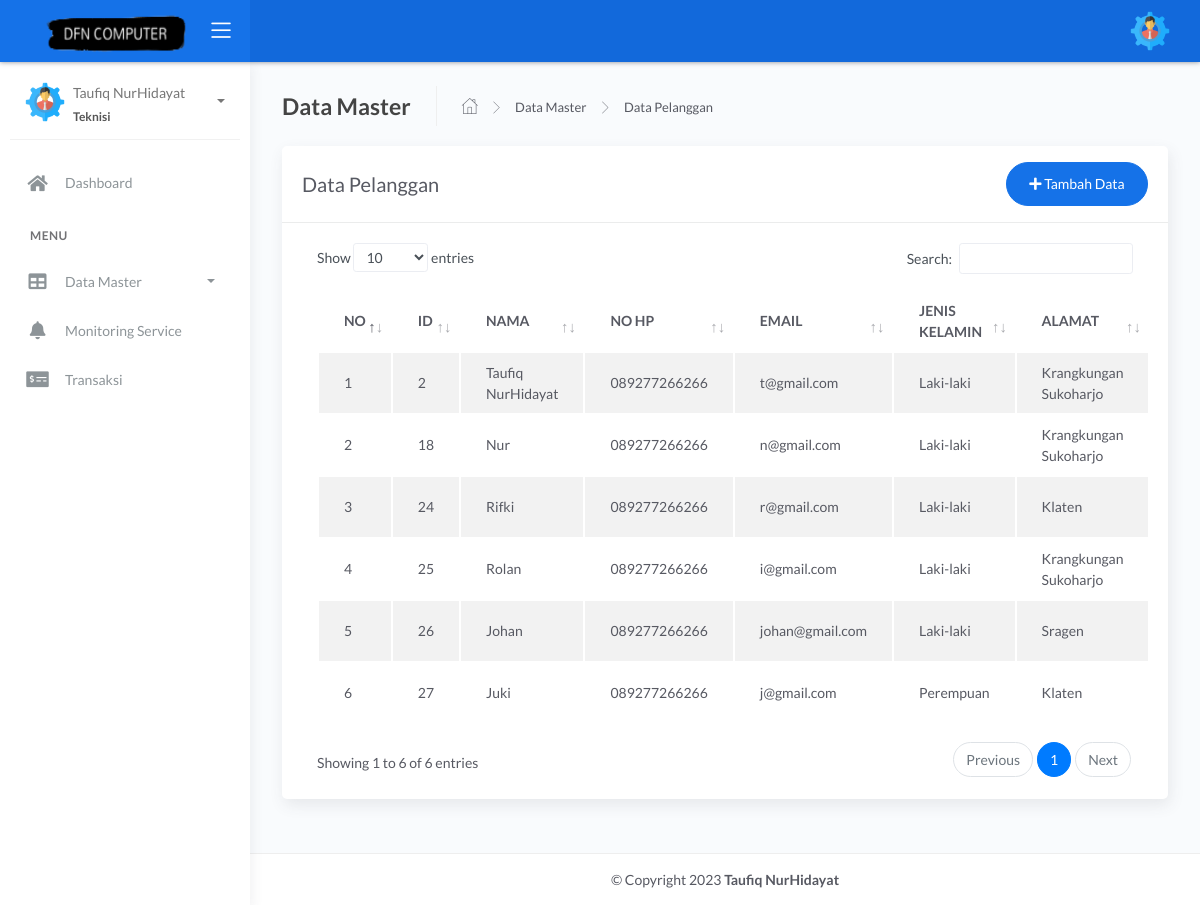
Before: /admin/teknisi/pelanggan.php (signed in) with the older database file.
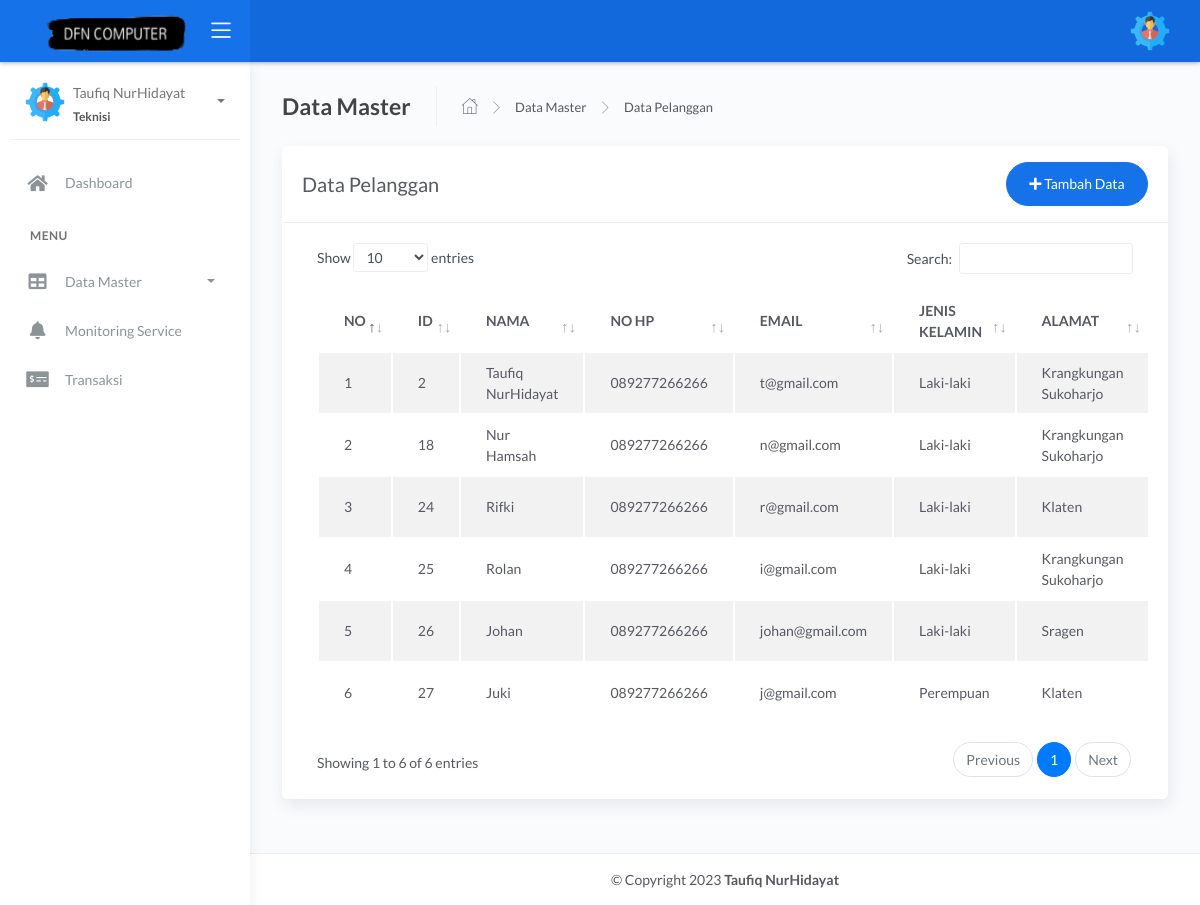
After: the same page with the newer database file.
### tables this page shows
CREATE TABLE `pelanggan` (
  `id_pelanggan` int(10) NOT NULL,
  `nama` varchar(100) NOT NULL,
  `password` varchar(100) NOT NULL,
  `hp` varchar(25) NOT NULL,
  `email` varchar(100) NOT NULL,
  `jk` varchar(100) NOT NULL,
  `alamat` varchar(255) NOT NULL,
  `status` varchar(255) NOT NULL
);

### admin/teknisi/pelanggan.php (the view, shortened to what this page needs)
<?php include 'header.php';
?>
<div class="main-panel">
	<div class="content">
		<div class="page-inner ">
			<div class="page-header">
				<h4 class="page-title">Data Master</h4>
				<ul class="breadcrumbs">
					<li class="nav-home">
						<a href="index.php">
							<i class="flaticon-home"></i>
						</a>
					</li>
					<li class="separator">
						<i class="flaticon-right-arrow"></i>
					</li>
					<li class="nav-item">
						<a href="#">Data Master</a>
					</li>
					<li class="separator">
						<i class="flaticon-right-arrow"></i>
					</li>
					<li class="nav-item">
						<a href="pelanggan.php">Data Pelanggan</a>
					</li>
				</ul>
			</div>
			<div class="row ">
				<div class="col-md-12">
					<div class="card">
						<div class="card-header">
							<div class="d-flex align-items-center">
								<h1 class="card-title">Data Pelanggan</h1>
								<button class="btn btn-primary btn-round ml-auto" data-toggle="modal" data-target="#tambahPelanggan">
									<i class="fa fa-plus"></i>
									Tambah Data
								</button>
							</div>
						</div>
						<div class="card-body">
							<div class="table-responsive">
								<table id="tablepelanggan" class="display table table-striped table-hover">
									<thead>
										<tr>
											<th style="width: 1%">NO</th>
											<th>ID</th>
											<th>NAMA</th>
											<th>NO HP</th>
											<th>EMAIL</th>
											<th>JENIS KELAMIN</th>
											<th>ALAMAT</th>
										</tr>
									</thead>
									<tbody>
										<?php
										include '../../koneksi.php';
										$no = 1;
										$data = mysqli_query($koneksi, "SELECT * FROM pelanggan");
										while ($d = mysqli_fetch_array($data)) {
										?>
											<tr>
												<td><?php echo $no++; ?></td>
												<td><?php echo $d['id_pelanggan']; ?></td>
												<td><?php echo $d['nama']; ?></td>
												<td><?php echo $d['hp']; ?></td>
												<td><?php echo $d['email']; ?></td>
												<td><?php echo $d['jk']; ?></td>
												<td><?php echo $d['alamat']; ?></td>
												<td>
													<div class="form-button-action">
														<div class="modal fade" id="editpelanggan_<?php echo $d['id_pelanggan']; ?>" tabindex="-1" role="dialog" aria-hidden="true">
														<?php
													}
														?>
														</div>
													</div>
												</td>
											</tr>
									</tbody>
								</table>
							</div>
						</div>
					</div>
				</div>
			</div>
		</div>
	</div>
	<?php include 'footer.php'; ?>
</div>

Changed rows visible on the page:
changed pelanggan "n@gmail.com": nama "Nur" → "Nur Hamsah"
